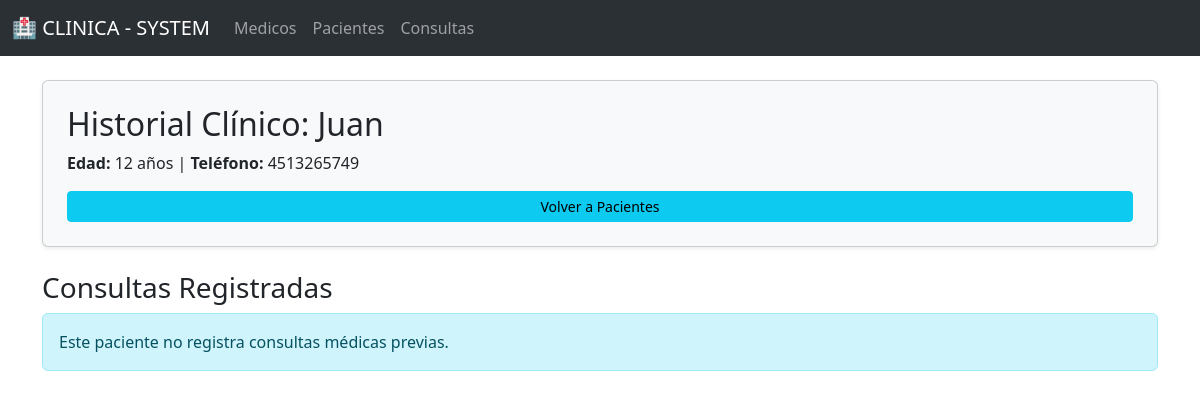
Before: /pacientes/historial/1 with the older database file.
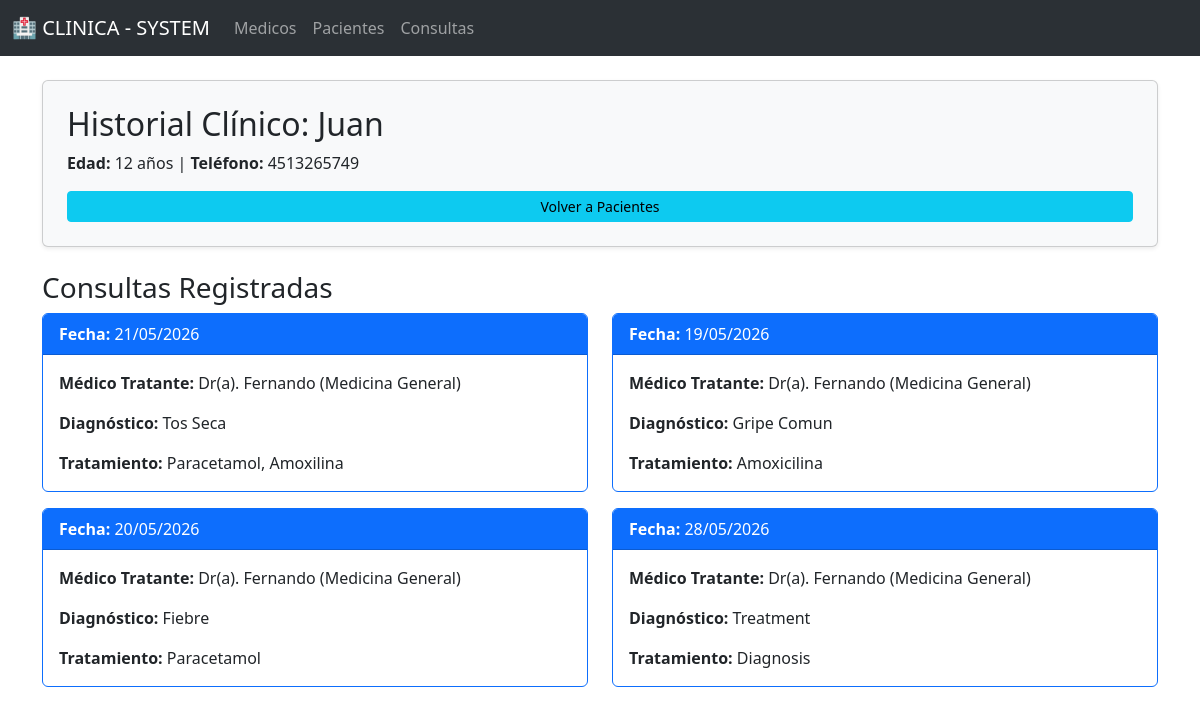
After: the same page with the newer database file.
### models/consulta_model.py (models this page shows, shortened)
class Consulta(db.Model):
    __tablename__ = "consultas"
    id_consulta = db.Column(db.Integer, primary_key=True)
    fecha = db.Column(db.DateTime, nullable=False)
    diagnostico = db.Column(db.String(100),nullable=False)
    tratamiento = db.Column(db.String(100), nullable=False)
    id_medico = db.Column(db.Integer, db.ForeignKey('medicos.id_medico'), nullable=False)
    id_paciente = db.Column(db.Integer, db.ForeignKey('pacientes.id_paciente'), nullable=False)
    medico = db.relationship("Medico", back_populates="consultas")
    paciente = db.relationship("Paciente", back_populates="consultas")

### models/medico_model.py (models this page shows, shortened)
class Medico(db.Model):
    __tablename__ = "medicos"
    id_medico = db.Column(db.Integer, primary_key=True)
    nombre = db.Column(db.String(80), nullable=False)
    especialidad = db.Column(db.String(80), nullable=False)
    telefono = db.Column(db.Integer, nullable=False)
    correo = db.Column(db.String(120), nullable=False, unique=True)
    consultas = db.relationship("Consulta", back_populates="medico", cascade="all, delete-orphan")
    def delete(self):
        db.session.delete(self)
        db.session.commit()

### controllers/paciente_controller.py (the view)
@paciente_bp.route('/historial/<int:id_patient>')
def medical_history(id_patient):
    paciente = Paciente.get_by_id(id_patient)
    consultas = paciente.consultas
    return paciente_views.medical_history(paciente, consultas)

### app.py (called while the page is built)
@app.context_processor
def inject_active_route():
    def is_active(path):
        return "active" if request.path == path else ''
    return dict(is_active = is_active)

### models/paciente_model.py (called while the page is built)
    @staticmethod
    def get_by_id(id):
        return Paciente.query.get(id)

### views/paciente_views.py (called while the page is built)
def medical_history(paciente, consultas):
    return render_template("pacientes/historial.html", paciente=paciente, consultas=consultas)

### templates/pacientes/historial.html (shortened to what this page needs)
{% extends 'base.html' %}
{% block content %}
<div class="card shadow-sm p-4 mb-4 bg-light">
        <h2>Historial Clínico: {{ paciente.nombre }}</h2>
        <p><strong>Edad:</strong> {{ paciente.edad }} años | <strong>Teléfono:</strong> {{ paciente.telefono }}</p>
        <a href="{{ url_for("paciente.index")}}" class="btn btn-info btn-sm">Volver a Pacientes</a>
    </div>
    <h3>Consultas Registradas</h3>
    {% if consultas %}
        <div class="row">
            {% for consulta in consultas %}
            <div class="col-md-6 mb-3">
                <div class="card border-primary">
                    <div class="card-header bg-primary text-white">
                        <strong>Fecha:</strong> {{ consulta.fecha.strftime('%d/%m/%Y') }}
                    </div>
                    <div class="card-body">
                        <p><strong>Médico Tratante:</strong> Dr(a). {{ consulta.medico.nombre }} ({{ consulta.medico.especialidad }})</p>
                        <p><strong>Diagnóstico:</strong> {{ consulta.diagnostico }}</p>
                        <p class="mb-0"><strong>Tratamiento:</strong> {{ consulta.tratamiento }}</p>
                    </div>
                </div>
            </div>
            {% endfor %}
        </div>
    {% else %}
        <div class="alert alert-info">Este paciente no registra consultas médicas previas.</div>
    {% endif %}
</div>
{% endblock %}

Changed rows visible on the page:
added Consulta: fecha "21/05/2026", medico.nombre "Fernando", medico.especialidad "Medicina General", diagnostico "Tos Seca", tratamiento "Paracetamol, Amoxilina"
added Consulta: fecha "19/05/2026", medico.nombre "Fernando", medico.especialidad "Medicina General", diagnostico "Gripe Comun", tratamiento "Amoxicilina"
added Consulta: fecha "20/05/2026", medico.nombre "Fernando", medico.especialidad "Medicina General", diagnostico "Fiebre", tratamiento "Paracetamol"
added Consulta: fecha "28/05/2026", medico.nombre "Fernando", medico.especialidad "Medicina General", diagnostico "Treatment", tratamiento "Diagnosis"
Other visible differences:
text no longer shown: "Este paciente no registra consultas médicas previas."
